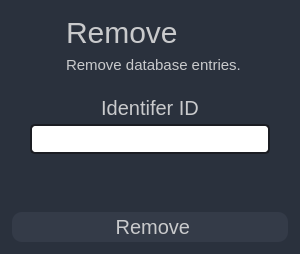
                        <widget class="QFrame" name="frame_remove">
                         <property name="minimumSize">
                          <size>
                           <width>300</width>
                           <height>0</height>
                          </size>
                         </property>
                         <property name="styleSheet">
                          <string notr="true">background-color: rgb(42,49,61);
border-radius: 20px;</string>
                         </property>
                         <property name="frameShape">
                          <enum>QFrame::NoFrame</enum>
                         </property>
                         <property name="frameShadow">
                          <enum>QFrame::Raised</enum>
                         </property>
                         <layout class="QVBoxLayout" name="verticalLayout_18">
                          <property name="spacing">
                           <number>0</number>
                          </property>
                          <property name="leftMargin">
                           <number>0</number>
                          </property>
                          <property name="topMargin">
                           <number>6</number>
                          </property>
                          <property name="rightMargin">
                           <number>0</number>
                          </property>
                          <property name="bottomMargin">
                           <number>0</number>
                          </property>
                          <item>
                           <widget class="QFrame" name="frame_remove_title">
                            <property name="minimumSize">
                             <size>
                              <width>0</width>
                              <height>0</height>
                             </size>
                            </property>
                            <property name="maximumSize">
                             <size>
                              <width>16777215</width>
                              <height>100</height>
                             </size>
                            </property>
                            <property name="frameShape">
                             <enum>QFrame::NoFrame</enum>
                            </property>
                            <property name="frameShadow">
                             <enum>QFrame::Raised</enum>
                            </property>
                            <layout class="QHBoxLayout" name="horizontalLayout_10">
                             <property name="spacing">
                              <number>0</number>
                             </property>
                             <property name="leftMargin">
                              <number>0</number>
                             </property>
                             <property name="topMargin">
                              <number>0</number>
                             </property>
                             <property name="rightMargin">
                              <number>20</number>
                             </property>
                             <property name="bottomMargin">
                              <number>0</number>
                             </property>
                             <item>
                              <widget class="QLabel" name="label_7">
                               <property name="maximumSize">
                                <size>
                                 <width>85</width>
                                 <height>16777215</height>
                                </size>
                               </property>
                               <property name="styleSheet">
                                <string notr="true">padding-left: 20px;
</string>
                               </property>
                               <property name="text">
                                <string/>
                               </property>
                               <property name="pixmap">
                                <pixmap resource="../graphics/files.qrc">:/other/remove.png</pixmap>
                               </property>
                              </widget>
                             </item>
                             <item>
                              <widget class="QFrame" name="frame_20">
                               <property name="frameShape">
                                <enum>QFrame::NoFrame</enum>
                               </property>
                               <property name="frameShadow">
                                <enum>QFrame::Raised</enum>
                               </property>
                               <layout class="QVBoxLayout" name="verticalLayout_20">
                                <item>
                                 <widget class="QLabel" name="label_13">
                                  <property name="styleSheet">
                                   <string notr="true">QLabel {
	color: rgb(201, 202, 204);
	font-size: 30px;
}
</string>
                                  </property>
                                  <property name="text">
                                   <string>Remove </string>
                                  </property>
                                 </widget>
                                </item>
                                <item>
                                 <widget class="QLabel" name="label_12">
                                  <property name="styleSheet">
                                   <string notr="true">QLabel {
	color: rgb(201, 202, 204);
	font-size: 15px;
}
</string>
                                  </property>
                                  <property name="text">
                                   <string>Remove database entries.</string>
                                  </property>
                                 </widget>
                                </item>
                               </layout>
                              </widget>
                             </item>
                             <item>
                              <widget class="QPushButton" name="pushButton_3">
                               <property name="sizePolicy">
                                <sizepolicy hsizetype="Minimum" vsizetype="Minimum">
                                 <horstretch>0</horstretch>
                                 <verstretch>0</verstretch>
                                </sizepolicy>
                               </property>
                               <property name="minimumSize">
                                <size>
                                 <width>30</width>
                                 <height>30</height>
                                </size>
                               </property>
                               <property name="maximumSize">
                                <size>
                                 <width>30</width>
                                 <height>30</height>
                                </size>
                               </property>
                               <property name="layoutDirection">
                                <enum>Qt::LeftToRight</enum>
                               </property>
                               <property name="styleSheet">
                                <string notr="true">QPushButton{
	border-radius:15px;
}

QPushButton:hover {
	background-color: rgb(57, 65, 80);
	border: 2px solid rgb(61, 70, 86);
}
QPushButton:pressed {	
	background-color: rgb(35, 40, 49);
	border: 2px solid rgb(43, 50, 61);
}</string>
                               </property>
                               <property name="text">
                                <string/>
                               </property>
                               <property name="icon">
                                <iconset>
                                 <normalon>:/24x24/icons/24x24/cil-settings.png</normalon>
                                </iconset>
                               </property>
                               <property name="iconSize">
                                <size>
                                 <width>24</width>
                                 <height>24</height>
                                </size>
                               </property>
                              </widget>
                             </item>
                            </layout>
                           </widget>
                          </item>
                          <item>
                           <widget class="QFrame" name="frame_remove_content">
                            <property name="frameShape">
                             <enum>QFrame::NoFrame</enum>
                            </property>
                            <property name="frameShadow">
                             <enum>QFrame::Raised</enum>
                            </property>
                            <layout class="QVBoxLayout" name="verticalLayout_26">
                             <property name="spacing">
                              <number>0</number>
                             </property>
                             <property name="leftMargin">
                              <number>12</number>
                             </property>
                             <property name="topMargin">
                              <number>0</number>
                             </property>
                             <property name="rightMargin">
                              <number>12</number>
                             </property>
                             <property name="bottomMargin">
                              <number>12</number>
                             </property>
                             <item>
                              <widget class="QFrame" name="frame_15">
                               <property name="frameShape">
                                <enum>QFrame::StyledPanel</enum>
                               </property>
                               <property name="frameShadow">
                                <enum>QFrame::Raised</enum>
                               </property>
                               <layout class="QHBoxLayout" name="horizontalLayout_14">
                                <item>
                                 <widget class="QFrame" name="frame_19">
                                  <property name="frameShape">
                                   <enum>QFrame::StyledPanel</enum>
                                  </property>
                                  <property name="frameShadow">
                                   <enum>QFrame::Raised</enum>
                                  </property>
                                  <layout class="QVBoxLayout" name="verticalLayout_30">
                                   <property name="topMargin">
                                    <number>6</number>
                                   </property>
                                   <item>
                                    <widget class="QLabel" name="label_20">
                                     <property name="minimumSize">
                                      <size>
                                       <width>0</width>
                                       <height>20</height>
                                      </size>
                                     </property>
                                     <property name="maximumSize">
                                      <size>
                                       <width>16777215</width>
                                       <height>20</height>
                                      </size>
                                     </property>
                                     <property name="styleSheet">
                                      <string notr="true">QLabel {
	color: rgb(201, 202, 204);
	font-size: 20px;
	text-align: center;
}</string>
                                     </property>
                                     <property name="text">
                                      <string>Identifer ID</string>
                                     </property>
                                     <property name="alignment">
                                      <set>Qt::AlignCenter</set>
                                     </property>
                                    </widget>
                                   </item>
                                   <item>
                                    <widget class="QLineEdit" name="lineEdit_delete_identifier">
                                     <property name="minimumSize">
                                      <size>
                                       <width>0</width>
                                       <height>30</height>
                                      </size>
                                     </property>
                                     <property name="styleSheet">
                                      <string notr="true">QLineEdit {
	background-color: rgb(255,255,255);
	border-radius: 5px;
	border: 2px solid rgb(27, 29, 35);
	padding-left: 10px;
	font-size: 15px;
	color: #8f8f8f;
}
QLineEdit:hover {
	border: 2px solid rgb(64, 71, 88);
}
QLineEdit:focus {
	border: 2px solid rgb(91, 101, 124);
}</string>
                                     </property>
                                     <property name="text">
                                      <string/>
                                     </property>
                                     <property name="placeholderText">
                                      <string/>
                                     </property>
                                    </widget>
                                   </item>
                                   <item>
                                    <spacer name="verticalSpacer_6">
                                     <property name="orientation">
                                      <enum>Qt::Vertical</enum>
                                     </property>
                                     <property name="sizeHint" stdset="0">
                                      <size>
                                       <width>20</width>
                                       <height>40</height>
                                      </size>
                                     </property>
                                    </spacer>
                                   </item>
                                  </layout>
                                 </widget>
                                </item>
                               </layout>
                              </widget>
                             </item>
                             <item>
                              <widget class="QPushButton" name="pushButton_2">
                               <property name="minimumSize">
                                <size>
                                 <width>0</width>
                                 <height>30</height>
                                </size>
                               </property>
                               <property name="styleSheet">
                                <string notr="true">QPushButton{
	background-color: rgb(52, 59, 72);
	border-radius: 10px;
	font-size: 20px;
	color: rgb(201, 202, 204);

}

QPushButton:hover {
	background-color: rgb(57, 65, 80);
	border: 2px solid rgb(61, 70, 86);
}
QPushButton:pressed {	
	background-color: rgb(35, 40, 49);
	border: 2px solid rgb(43, 50, 61);
}</string>
                               </property>
                               <property name="text">
                                <string> Remove</string>
                               </property>
                               <property name="icon">
                                <iconset>
                                 <normalon>../../user_interface/icons/24x24/cil-trash.png</normalon>
                                </iconset>
                               </property>
                              </widget>
                             </item>
                            </layout>
                           </widget>
                          </item>
                         </layout>
                        </widget>
